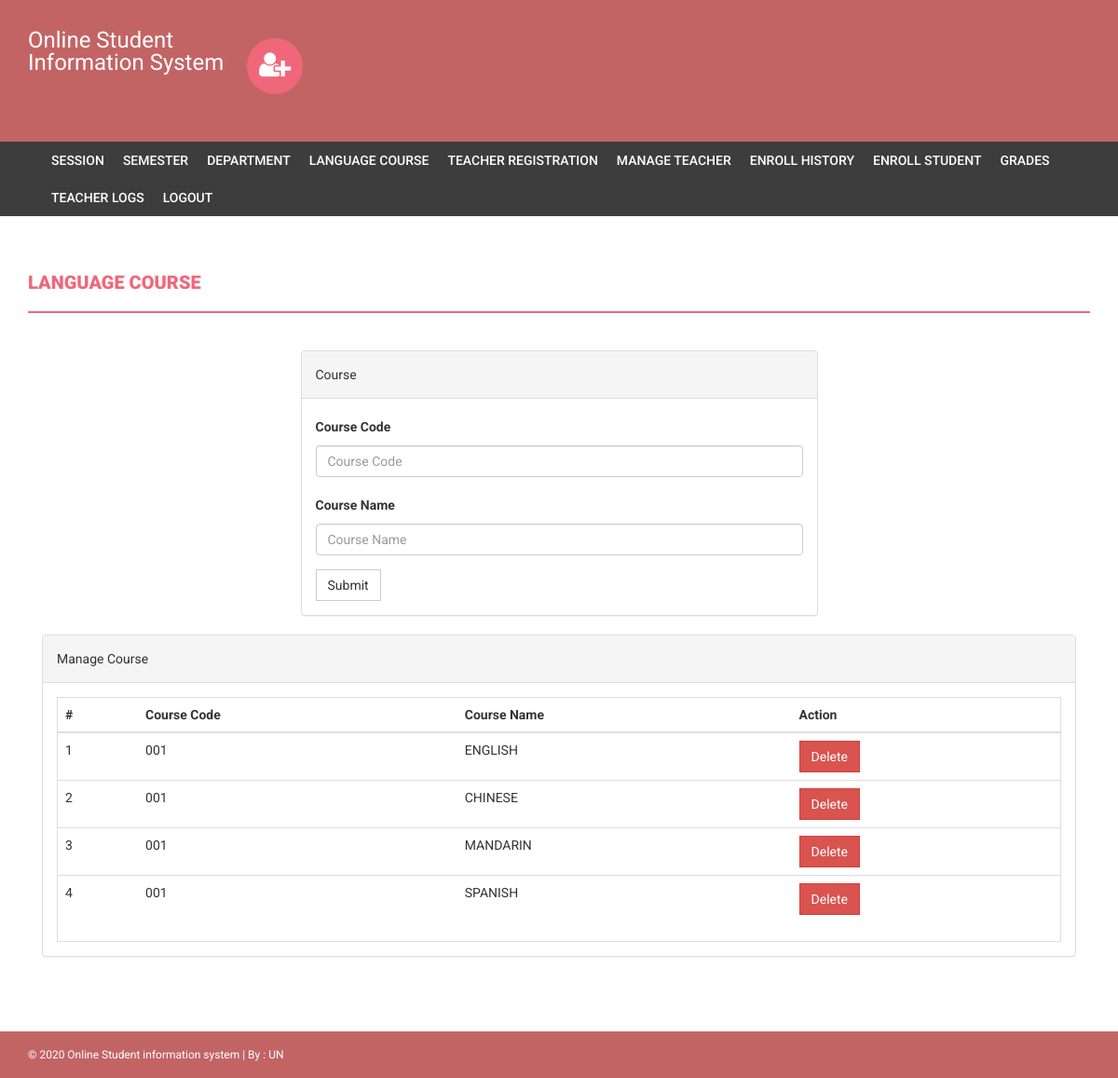
Screenshot of /admin/language.php (signed in) with the database file from the repository.
### tables this page shows
CREATE TABLE `courses` (
  `courseId` int(20) NOT NULL,
  `courseName` varchar(255) NOT NULL,
  `courseCode` varchar(255) NOT NULL
);

### admin/language.php (the view, shortened to what this page needs)
<?php
if(strlen($_SESSION['alogin'])==0)
    {
header('location:index.php');
}
else{
?>
<!DOCTYPE html>
<html xmlns="http://www.w3.org/1999/xhtml">
<head>
    <link href="assets/css/bootstrap.css" rel="stylesheet" />
    <link href="assets/css/font-awesome.css" rel="stylesheet" />
    <link href="assets/css/style.css" rel="stylesheet" />
</head>
<body>
<?php include('includes/header.php');?>
<?php if($_SESSION['alogin']!="")
{
 include('includes/menubar.php');
}
 ?>
    <div class="content-wrapper">
        <div class="container">
              <div class="row">
                    <div class="col-md-12">
                        <h1 class="page-head-line"> Language Course  </h1>
                    </div>
                </div>
                <div class="row" >
                  <div class="col-md-3"></div>
                    <div class="col-md-6">
                        <div class="panel panel-default">
                        <div class="panel-heading">
                           Course
                        </div>
                        <div class="panel-body">
                       <form name="dept" method="post">
   <div class="form-group">
    <label for="coursecode">Course Code  </label>
    <input type="text" class="form-control" id="coursecode" name="coursecode" placeholder="Course Code" required />
  </div>
 <div class="form-group">
    <label for="coursename">Course Name  </label>
    <input type="text" class="form-control" id="coursename" name="coursename" placeholder="Course Name" required />
  </div>
 <button type="submit" name="submit" class="btn btn-default">Submit</button>
</form>
                            </div>
                            </div>
                    </div>
                </div>
                <div class="col-md-12">
                    <div class="panel panel-default">
                        <div class="panel-heading">
                            Manage Course
                        </div>
                        <div class="panel-body">
                            <div class="table-responsive table-bordered">
                                <table class="table">
                                    <thead>
                                        <tr>
                                            <th>#</th>
                                            <th>Course Code</th>
                                            <th>Course Name </th>
                                             <th>Action</th>
                                        </tr>
                                    </thead>
                                    <tbody>
<?php
$sql=mysqli_query($con,"select * from courses");
$cnt=1;
while($row=mysqli_fetch_array($sql))
{
?>
                                        <tr>
                                            <td><?php echo $cnt;?></td>
                                            <td><?php echo htmlentities($row['courseCode']);?></td>
                                            <td><?php echo htmlentities($row['courseName']);?></td>
                                            <td>
  <a href="language.php?id=<?php echo $row['courseId']?>&del=delete" onClick="return confirm('Are you sure you want to delete?')">
                                            <button class="btn btn-danger">Delete</button>
</a>
                                            </td>
                                        </tr>
<?php
$cnt++;
} ?>
                                    </tbody>
                                </table>
                            </div>
                        </div>
                    </div>
                </div>
            </div>
        </div>
  <?php include('includes/footer.php');?>
</body>
</html>
<?php } ?>

### admin/assets/css/style.css (style rules this page uses)
body { font-family: 'Roboto', sans-serif; line-height: 30px; }
.content-wrapper { margin-top: 40px; min-height: 600px; padding-bottom: 60px; }
.page-head-line { font-weight: 900; padding-bottom: 20px; border-bottom: 2px solid #F0677C; text-transform: uppercase; color: #F0677C; font-size: 20px; margin-bottom: 40px; }
.btn { border-radius: 0px; -webkit-border-radius: 0px; -moz-border-radius: 0px; }

### rows the page displays
courses: courseCode "001", courseName "ENGLISH"
courses: courseCode "001", courseName "CHINESE"
courses: courseCode "001", courseName "MANDARIN"
courses: courseCode "001", courseName "SPANISH"
